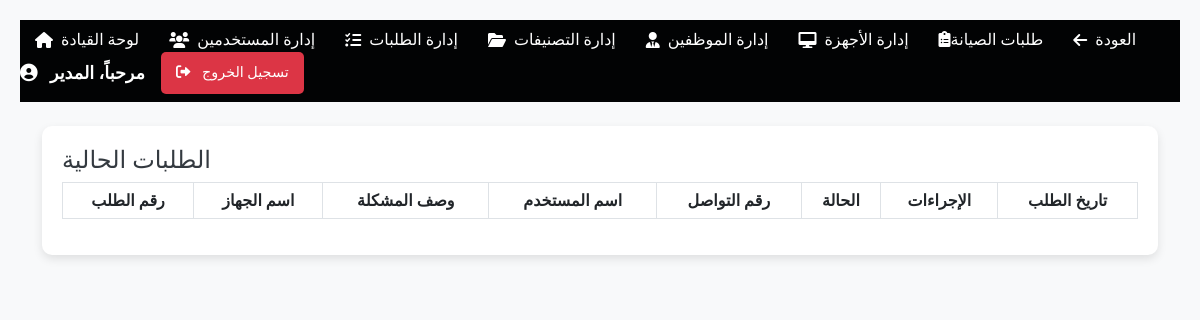
Before: /admin/maintenance_requests.php with the older database file.
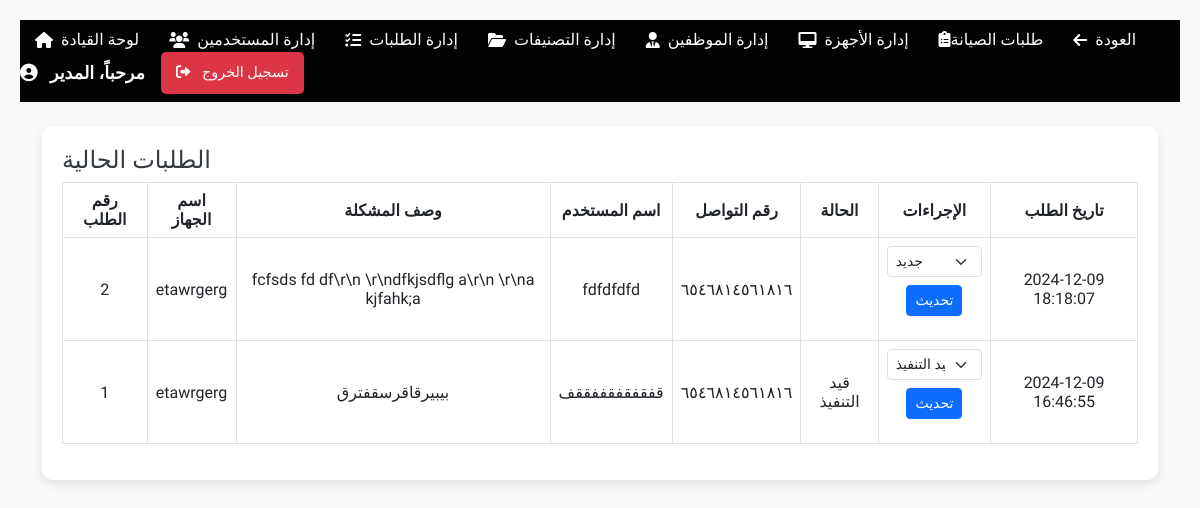
After: the same page with the newer database file.
### tables this page shows
CREATE TABLE `maintenance_requests` (
  `id` int NOT NULL,
  `device_name` varchar(255) NOT NULL,
  `issue_description` text NOT NULL,
  `user_name` varchar(255) NOT NULL,
  `user_contact` varchar(50) NOT NULL,
  `status` varchar(50) DEFAULT NULL,
  `created_at` timestamp NULL DEFAULT CURRENT_TIMESTAMP
);

### admin/maintenance_requests.php (the view, shortened to what this page needs)
<?php
include '../db.php';
include 'amin-Header.php';
$requests_query = "SELECT * FROM maintenance_requests ORDER BY created_at DESC";
$requests_result = $conn->query($requests_query);
?>
<!DOCTYPE html>
<html lang="ar">
<head>
    <link href="https://cdn.jsdelivr.net/npm/bootstrap@5.3.0-alpha3/dist/css/bootstrap.min.css" rel="stylesheet">
    <link href="https://cdnjs.cloudflare.com/ajax/libs/font-awesome/6.0.0-beta3/css/all.min.css" rel="stylesheet">
    <link href="https://cdn.jsdelivr.net/npm/bootstrap@5.3.0-alpha3/dist/css/bootstrap.min.css" rel="stylesheet">
</head>
<body>
<div class="container mt-4">
    <div class="table-container">
        <h4>الطلبات الحالية</h4>
        <table class="table table-bordered">
            <thead>
            <tr>
                <th>رقم الطلب</th>
                <th>اسم الجهاز</th>
                <th>وصف المشكلة</th>
                <th>اسم المستخدم</th>
                <th>رقم التواصل</th>
                <th>الحالة</th>
                <th>الإجراءات</th>
                <th>تاريخ الطلب</th>
            </tr>
            </thead>
            <tbody>
            <?php while ($request = $requests_result->fetch_assoc()): ?>
                <tr>
                    <td><?php echo $request['id']; ?></td>
                    <td><?php echo htmlspecialchars($request['device_name']); ?></td>
                    <td><?php echo htmlspecialchars($request['issue_description']); ?></td>
                    <td><?php echo htmlspecialchars($request['user_name']); ?></td>
                    <td><?php echo htmlspecialchars($request['user_contact']); ?></td>
                    <td><?php echo htmlspecialchars($request['status']); ?></td>
                    <td>
    <form action="update_maintenance_request.php" method="POST" style="display:inline-block;">
        <select name="status" class="form-select form-select-sm">
            <option value="جديد" <?php echo $request['status'] == 'جديد' ? 'selected' : ''; ?>>جديد</option>
            <option value="قيد التنفيذ" <?php echo $request['status'] == 'قيد التنفيذ' ? 'selected' : ''; ?>>قيد التنفيذ</option>
        </select>
        <button type="submit" class="btn btn-sm btn-primary mt-2">تحديث</button>
    </form>
</td>
                    <td><?php echo htmlspecialchars($request['created_at']); ?></td>
                </tr>
            <?php endwhile; ?>
            </tbody>
        </table>
    </div>
</div>
</body>
</html>

Changed rows visible on the page:
added maintenance_requests: id "2", device_name "etawrgerg", issue_description "fcfsds fd df\\r\\n \\r\\ndfkjsdflg a\\r\\n \\r\\na kjfahk;a", user_name "fdfdfdfd", user_contact "٦٥٤٦٨١٤٥٦١٨١٦", created_at "2024-12-09 18:18:07"
added maintenance_requests: id "1", device_name "etawrgerg", issue_description "بيبيرقاقرسقفترق", user_name "قفقفقفقففققف", user_contact "٦٥٤٦٨١٤٥٦١٨١٦", status "قيد التنفيذ", created_at "2024-12-09 16:46:55"
